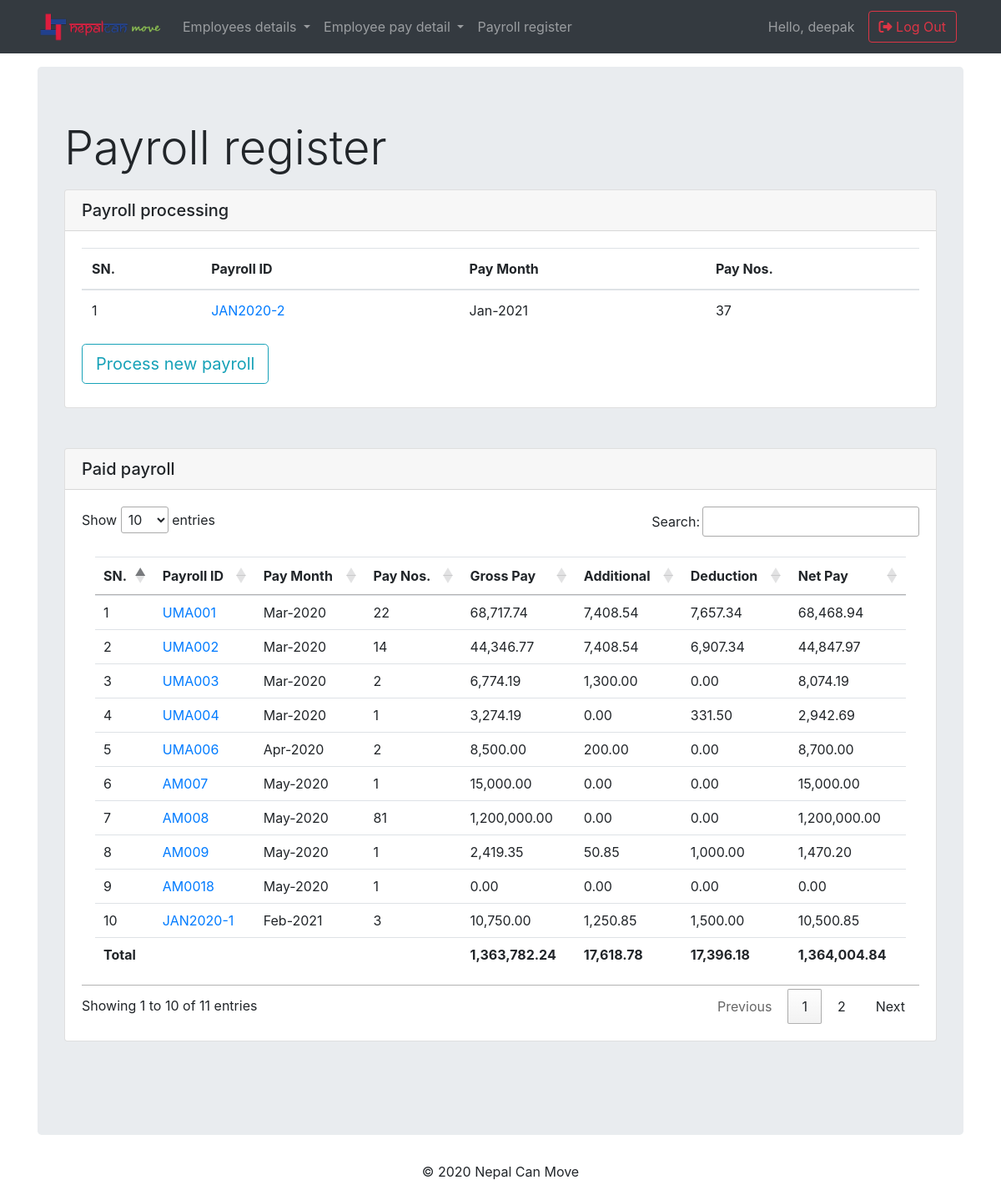
Screenshot of /payroll/payroll_register/ (signed in) with the database file from the repository.
### payroll/models.py (models this page shows, shortened)
class ProcessSalary(models.Model):
    payroll_id      = models.CharField(max_length=90, blank=True,null=True)
    salary_month    = models.DateField(default =datetime.datetime.now)
    employee        = models.ManyToManyField(Payslip, related_name='employee_name')
    start_date      = models.DateField()
    finish_date     = models.DateField()
    SALARY_TYPES    = (('Normal', 'Normal'),
                      ('Adjustment', 'Adjustment'),)
    salary_type     = models.CharField(max_length=60, default=SALARY_TYPES[0][0], choices=SALARY_TYPES, blank=True,null=True)
    SALARY_STATUS   = (('Processing', 'Processing'),
                      ('Processed', 'Processed'),
                      ('Paid', 'Paid'),)
    status          = models.CharField(max_length=60, default=SALARY_STATUS[0][0], choices=SALARY_STATUS, blank=True,null=True)
    employee_count  = models.IntegerField(null=True, blank=True,default=0)
    gross_pay       = models.DecimalField(max_digits=12, decimal_places=2, blank=True,null=True)
    actual_gross_pay= models.DecimalField(max_digits=12, decimal_places=2, blank=True,null=True)
    Additional_pay  = models.DecimalField(max_digits=12, decimal_places=2, blank=True,null=True)
    deduction       = models.DecimalField(max_digits=12, decimal_places=2, blank=True,null=True)
    total           = models.DecimalField(max_digits=12, decimal_places=2, blank=True,null=True)

### payroll/views.py (the view)
# urls.py: path('payroll_register/',views.PayrollRegisterView.as_view(),name='payroll_register'),
class PayrollRegisterView(ListView):
    template_name = 'payroll/payroll_register_list.html'
    context_object_name = 'payroll_register_list'
    model = models.ProcessSalary
    def get_context_data(self, *args, **kwargs):
        context = super().get_context_data(*args,**kwargs)
        processing = models.ProcessSalary.objects.filter(status="Processing")
        paid = models.ProcessSalary.objects.filter(status="Paid")
        processing_data = []
        paid_data = []
        total_nos = 0
        total_gro = 0
        actual_total_gross = 0
        gross_pay = 0
        tot_gro = 0
        tot_add_pay = 0
        tot_ded = 0
        gra_tot = 0
        for pr in processing:
            total_nos = pr.employee.all().count()
            processing_data.append([pr,total_nos])
        for prs in paid:
            total_nos = prs.employee_count
            paid_data.append([prs,total_nos])
            total_gross = paid.aggregate(Sum('gross_pay'))['gross_pay__sum']
            actual_total_gross = paid.aggregate(Sum('actual_gross_pay'))['actual_gross_pay__sum']
            total_additional_pay = paid.aggregate(Sum('Additional_pay'))['Additional_pay__sum']
            total_deduction = paid.aggregate(Sum('deduction'))['deduction__sum']
            grand_total = paid.aggregate(Sum('total'))['total__sum']
            total_gro = total_gross or 0
            actual_total_gross = actual_total_gross or 0
            total_add = total_additional_pay or 0
            total_ded = total_deduction or 0
            grand_tot = grand_total or 0
            tot_gro = (round(total_gro,2))
            actual_total_gross = (round(actual_total_gross,2))
            tot_add_pay = (round(total_add,2)) or 0
            tot_ded = (round(total_ded,2)) or 0
            gra_tot = (round(grand_tot,2)) or 0
        calc_data= [tot_gro,tot_add_pay,tot_ded,gra_tot,actual_total_gross]
        context['processing_data'] = processing_data
        context['paid_data'] = paid_data
        context['calc_data'] = calc_data
        return context

### payroll/templates/payroll/payroll_register_list.html (shortened to what this page needs)
{% extends "base.html" %}
{% block content %}
{% load humanize %}
<div class="jumbotron">
  <h1 class="display-4 mb-3">Payroll register</h1>
  <div class="card mb-5">
    <h5 class="card-header">Payroll processing</h5>
    <div class="card-body">
      <table class="table table-hover">
        <thead>
          <tr>
            <th scope="col">SN.</th>
            <th scope="col">Payroll ID</th>
            <th scope="col">Pay Month</th>
            <th scope="col">Pay Nos.</th>
          </tr>
        </thead>
        <tbody>
          {% for pay in processing_data %}
          <tr>
            <td scope="row">{{ forloop.counter }}</td>
            <td scope="row"> <a href="{% url 'payroll:process_salary_detail' pk=pay.0.pk %}">
                {{ pay.0.payroll_id }} </a></td>
            <td scope="row">{{ pay.0.salary_month | date:'M-Y'}}</td>
            <td scope="row"> {{pay.1}}</td>
            {% endfor %}
        </tbody>
      </table>
      <a class="btn btn-outline-info btn-lg mb-2" href="{% url 'payroll:process_salary_create' %}" role="button">Process new payroll</a>
    </div>
  </div>
  <div class="card mb-5">
    <h5 class="card-header">Paid payroll</h5>
    <div class="card-body">
      <table class="table table-hover h-100 p-3" id="table_id" class="dispaly">
        <thead>
          <tr>
            <th scope="col">SN.</th>
            <th scope="col">Payroll ID</th>
            <th scope="col">Pay Month</th>
            <th scope="col">Pay Nos.</th>
            <th scope="col"> Gross Pay</th>
            <th scope="col">Additional</th>
            <th scope="col">Deduction</th>
            <th scope="col">Net Pay</th>
          </tr>
        </thead>
        <tbody>
          {% for pay in paid_data %}
          <tr>
            <td scope="row">{{ forloop.counter }}</td>
            <td scope="row"> <a href="{% url 'payroll:payroll_detail' pk=pay.0.pk %}">
                {{ pay.0.payroll_id }} </a></td>
            <td scope="row"> {{ pay.0.salary_month | date:'M-Y' }}</td>
            <td scope="row"> {{pay.0.employee_count}}</td>
            <td scope="row">{{ pay.0.actual_gross_pay|intcomma}}</td>
            <td scope="row">{{ pay.0.Additional_pay|intcomma}}</td>
            <td scope="row">{{ pay.0.deduction|intcomma}}</td>
            <td scope="row">{{ pay.0.total|intcomma}}</td>
            {% endfor %}
        </tbody>
        <tr>
          <th scope="col">Total</th>
          <th scope="col"></th>
          <th scope="col"></th>
          <th scope="col"></th>
          <th scope="col">{{calc_data.4|intcomma}}</th>
          <th scope="col">{{calc_data.1|intcomma}}</th>
          <th scope="col">{{calc_data.2|intcomma}}</th>
          <th scope="col">{{calc_data.3|intcomma}}</th>
        </tr>
      </table>
    </div>
  </div>
</div>
{% endblock %}

### templates/base.html (shortened to what this page needs)
<!doctype html>
{% load static %}
<html lang="en">
<head>
  <link rel="stylesheet" href="https://stackpath.bootstrapcdn.com/bootstrap/4.4.1/css/bootstrap.min.css">
  <link rel="stylesheet" type="text/css" href="https://cdn.datatables.net/1.10.20/css/jquery.dataTables.css">
  <link rel="stylesheet" href="{% static 'css/stylesheet.css'%}">
</head>
<body>
  {% if user.is_superuser %}
  <nav class="navbar navbar-expand-lg navbar-dark bg-dark static-top">
    <div class="container">
      <a class="navbar-brand" href="#">
        <img src="{% static 'images/NCMLogo.png' %}" alt="ncm-logo" width='150px'>
      </a>
      <div class="collapse navbar-collapse" id="navbarResponsive">
        <ul class="navbar-nav mr-auto">
          <li class="nav-item dropdown">
            <a class="nav-link dropdown-toggle" href="{% url 'payroll:employee_list' %}" id="navbarDropdown" role="button" data-toggle="dropdown" aria-haspopup="true" aria-expanded="false">
              Employees details
            </a>
          </li>
          <li class="nav-item dropdown">
            <a class="nav-link dropdown-toggle" href="#" id="navbarDropdown" role="button" data-toggle="dropdown" aria-haspopup="true" aria-expanded="false">
              Employee pay detail
            </a>
          </li>
          <li class="nav-item">
            <a class="nav-link" href="{% url 'payroll:payroll_register' %}">Payroll register</a>
          </li>
        </ul>
        <span class="navbar-text mr-3">
          Hello, {{user.username }}
        </span>
        <form class="form-inline my-2 my-lg-0">
          <a href="{% url 'accounts:logout' %}" class="btn btn-outline-danger mr-2 "><i class="fas fa-sign-out-alt"></i> Log Out</a>
        </form>
      </div>
    </div>
  </nav>
  {% endif %}
  <div class="container mycontent">
    {% block content %}
    {% endblock %}
  </div>
  <footer class="page-footer">
    <div class="container">
      <p class="text-center">© 2020 Nepal Can Move </p>
    </div>
  </footer>
</body>
</html>

### rows the page displays
ProcessSalary: payroll "JAN2020-2", salary_month "Jan-2021", pay "37"
ProcessSalary: payroll "UMA001", salary_month "Mar-2020", employee_count "22", actual_gross_pay "68,717.74", Additional_pay "7,408.54", deduction "7,657.34", total "68,468.94"
ProcessSalary: payroll "UMA002", salary_month "Mar-2020", employee_count "14", actual_gross_pay "44,346.77", Additional_pay "7,408.54", deduction "6,907.34", total "44,847.97"
ProcessSalary: payroll "UMA003", salary_month "Mar-2020", employee_count "2", actual_gross_pay "6,774.19", Additional_pay "1,300.00", deduction "0.00", total "8,074.19"
ProcessSalary: payroll "UMA004", salary_month "Mar-2020", employee_count "1", actual_gross_pay "3,274.19", Additional_pay "0.00", deduction "331.50", total "2,942.69"
ProcessSalary: payroll "UMA006", salary_month "Apr-2020", employee_count "2", actual_gross_pay "8,500.00", Additional_pay "200.00", deduction "0.00", total "8,700.00"
ProcessSalary: payroll "AM007", salary_month "May-2020", employee_count "1", actual_gross_pay "15,000.00", Additional_pay "0.00", deduction "0.00", total "15,000.00"
ProcessSalary: payroll "AM008", salary_month "May-2020", employee_count "81", actual_gross_pay "1,200,000.00", Additional_pay "0.00", deduction "0.00", total "1,200,000.00"
ProcessSalary: payroll "AM009", salary_month "May-2020", employee_count "1", actual_gross_pay "2,419.35", Additional_pay "50.85", deduction "1,000.00", total "1,470.20"
ProcessSalary: payroll "AM0018", salary_month "May-2020", employee_count "1", actual_gross_pay "0.00", Additional_pay "0.00", deduction "0.00", total "0.00"
ProcessSalary: payroll "JAN2020-1", salary_month "Feb-2021", employee_count "3", actual_gross_pay "10,750.00", Additional_pay "1,250.85", deduction "1,500.00", total "10,500.85"

### other values shown
{{ user.username }} "deepak"
{{ calc_data.4|intcomma }} "1,363,782.24"
{{ calc_data.1|intcomma }} "17,618.78"
{{ calc_data.2|intcomma }} "17,396.18"
{{ calc_data.3|intcomma }} "1,364,004.84"
